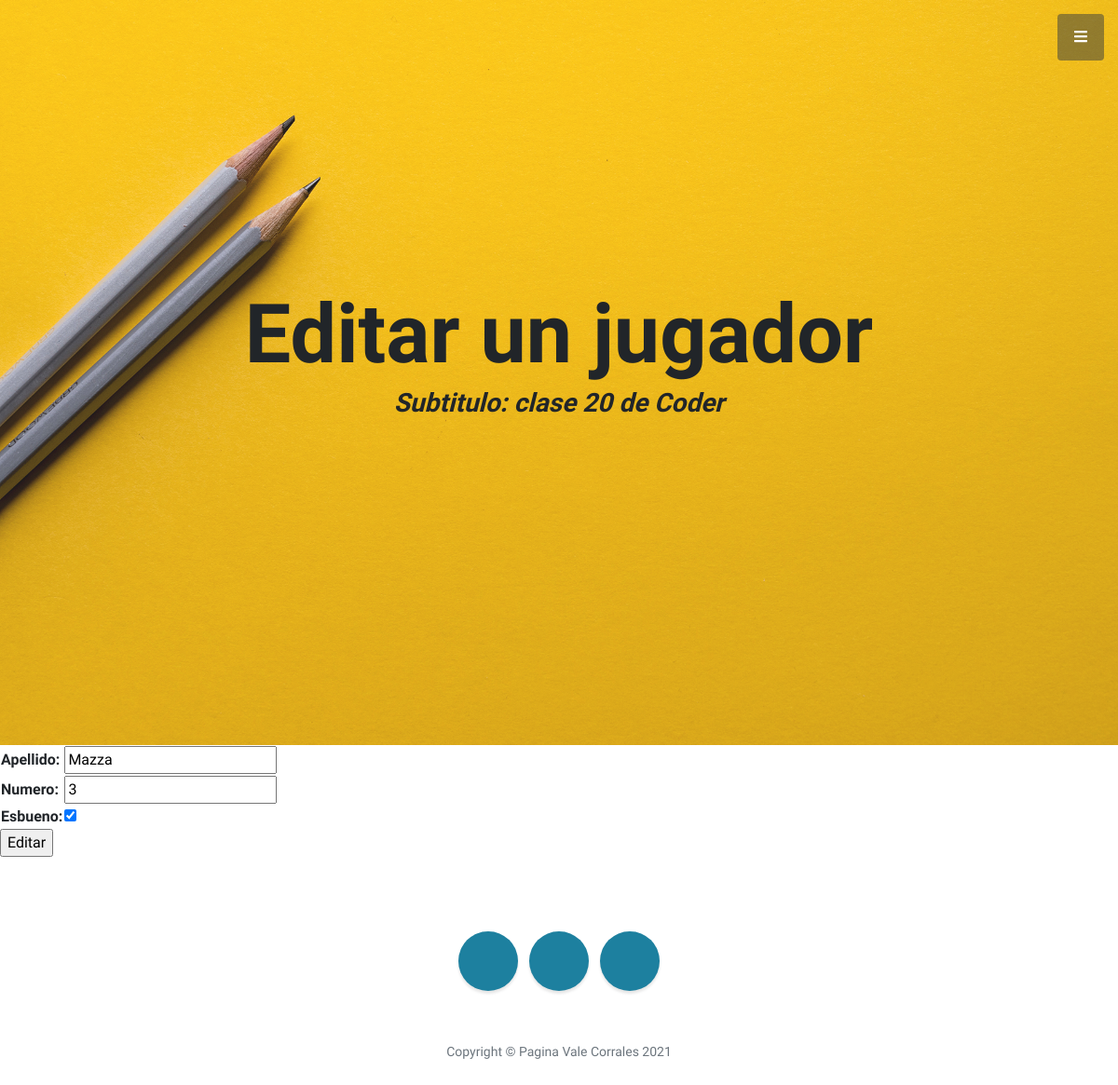
The app's page /AppCoder/editarJugador/3/ with its own data.
### AppCoder/models.py (models this page shows, shortened)
class Jugador(models.Model):
    apellido = models.CharField(max_length=40)
    numero = models.IntegerField(null=True)
    esBueno = models.BooleanField()

### AppCoder/views.py (the view)
# urls.py: path('editarJugador/<numero_para_editar>/', views.editarJugador, name='EditarJugador'),
def editarJugador(request, numero_para_editar): #aca lo qeu estos haciendo es enviar por aprametros
    jugador = Jugador.objects.get(numero=numero_para_editar)
    if request.method == "POST":
        miFormulario = JugadorFormulario(request.POST)
        if miFormulario.is_valid():
            informacion = miFormulario.cleaned_data
            jugador.apellido=informacion["apellido"]
            jugador.numero=informacion["numero"]
            jugador.esBueno=informacion["esBueno"]
            jugador.save() #este save es el que guarda en la BD, como hacia en la terminal
            juga = Jugador.objects.all()
            return render(request, 'AppCoder/leerJugadores.html')
    else:
        miFormulario = JugadorFormulario(initial={"apellido":jugador.apellido, "numero": jugador.numero, "esBueno": jugador.esBueno})
    return render(request, 'AppCoder/editarJugador.html',{"miFormulario":miFormulario, "numero_para_editar": numero_para_editar})

### AppCoder/forms.py
class JugadorFormulario(forms.Form):
    apellido = forms.CharField(max_length=40)
    numero = forms.IntegerField()
    esBueno = forms.BooleanField()

### AppCoder/templates/AppCoder/editarJugador.html (shortened to what this page needs)
{% extends "AppCoder/padre.html" %}
{% load static %}
    {% block contenido2 %}
    <h1 class="mb-1"> Editar un jugador </h1>
    {% endblock %}
    {% block contenido %}
    <form action="" method="POST"> {% csrf_token %}
        <table>
            {{  miFormulario.as_table  }}
        </table>
        <input type="submit" value="Editar">
    </form>
    {% endblock %}

### records on screen
Jugador: apellido "Mazza", numero "3", esBueno "☑"
